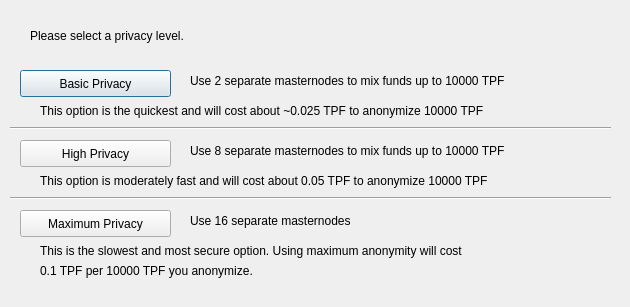
<?xml version="1.0" encoding="UTF-8"?>
<ui version="4.0">
 <class>ObfuscationConfig</class>
 <widget class="QDialog" name="ObfuscationConfig">
  <property name="geometry">
   <rect>
    <x>0</x>
    <y>0</y>
    <width>630</width>
    <height>307</height>
   </rect>
  </property>
  <property name="windowTitle">
   <string>Configure Obfuscation</string>
  </property>
  <widget class="QPushButton" name="buttonBasic">
   <property name="geometry">
    <rect>
     <x>20</x>
     <y>70</y>
     <width>151</width>
     <height>27</height>
    </rect>
   </property>
   <property name="text">
    <string>Basic Privacy</string>
   </property>
  </widget>
  <widget class="QPushButton" name="buttonHigh">
   <property name="geometry">
    <rect>
     <x>20</x>
     <y>140</y>
     <width>151</width>
     <height>27</height>
    </rect>
   </property>
   <property name="text">
    <string>High Privacy</string>
   </property>
  </widget>
  <widget class="QPushButton" name="buttonMax">
   <property name="geometry">
    <rect>
     <x>20</x>
     <y>210</y>
     <width>151</width>
     <height>27</height>
    </rect>
   </property>
   <property name="text">
    <string>Maximum Privacy</string>
   </property>
  </widget>
  <widget class="QLabel" name="label">
   <property name="geometry">
    <rect>
     <x>30</x>
     <y>20</y>
     <width>571</width>
     <height>31</height>
    </rect>
   </property>
   <property name="text">
    <string>Please select a privacy level.</string>
   </property>
  </widget>
  <widget class="QLabel" name="label_2">
   <property name="geometry">
    <rect>
     <x>190</x>
     <y>70</y>
     <width>421</width>
     <height>21</height>
    </rect>
   </property>
   <property name="text">
    <string>Use 2 separate masternodes to mix funds up to 10000 TPF</string>
   </property>
  </widget>
  <widget class="QLabel" name="label_3">
   <property name="geometry">
    <rect>
     <x>190</x>
     <y>140</y>
     <width>411</width>
     <height>21</height>
    </rect>
   </property>
   <property name="text">
    <string>Use 8 separate masternodes to mix funds up to 10000 TPF</string>
   </property>
  </widget>
  <widget class="QLabel" name="label_4">
   <property name="geometry">
    <rect>
     <x>190</x>
     <y>210</y>
     <width>421</width>
     <height>21</height>
    </rect>
   </property>
   <property name="text">
    <string>Use 16 separate masternodes</string>
   </property>
  </widget>
  <widget class="QLabel" name="label_6">
   <property name="geometry">
    <rect>
     <x>40</x>
     <y>100</y>
     <width>561</width>
     <height>21</height>
    </rect>
   </property>
   <property name="text">
    <string>This option is the quickest and will cost about ~0.025 TPF to anonymize 10000 TPF</string>
   </property>
  </widget>
  <widget class="QLabel" name="label_7">
   <property name="geometry">
    <rect>
     <x>40</x>
     <y>170</y>
     <width>561</width>
     <height>21</height>
    </rect>
   </property>
   <property name="text">
    <string>This option is moderately fast and will cost about 0.05 TPF to anonymize 10000 TPF</string>
   </property>
  </widget>
  <widget class="QLabel" name="label_8">
   <property name="geometry">
    <rect>
     <x>40</x>
     <y>240</y>
     <width>561</width>
     <height>21</height>
    </rect>
   </property>
   <property name="text">
    <string>This is the slowest and most secure option. Using maximum anonymity will cost</string>
   </property>
  </widget>
  <widget class="QLabel" name="label_9">
   <property name="geometry">
    <rect>
     <x>40</x>
     <y>260</y>
     <width>561</width>
     <height>21</height>
    </rect>
   </property>
   <property name="text">
    <string>0.1 TPF per 10000 TPF you anonymize.</string>
   </property>
  </widget>
  <widget class="Line" name="line">
   <property name="geometry">
    <rect>
     <x>10</x>
     <y>120</y>
     <width>601</width>
     <height>16</height>
    </rect>
   </property>
   <property name="orientation">
    <enum>Qt::Horizontal</enum>
   </property>
  </widget>
  <widget class="Line" name="line_2">
   <property name="geometry">
    <rect>
     <x>10</x>
     <y>190</y>
     <width>601</width>
     <height>16</height>
    </rect>
   </property>
   <property name="orientation">
    <enum>Qt::Horizontal</enum>
   </property>
  </widget>
 </widget>
 <resources/>
 <connections/>
</ui>
